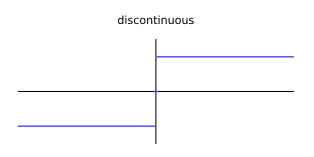

The script that saved this image:
set style line 1 linecolor rgb '#000000' linetype 1 linewidth 2
set style line 2 linecolor rgb '#9600ff' linetype 1 linewidth 4
set style line 3 linecolor rgb '#4444ff' linetype 1 linewidth 4

unset border
set grid
unset xtics
unset ytics
set xrange [ -4.5 : 4.5 ]
set yrange [ -1.5 : 1.5 ]
set xzeroaxis ls 1 lw 3
set yzeroaxis ls 1 lw 3
set samples 10000

set terminal pdf size 8cm, 4cm dashed
set output "plot-2-en.pdf"

set title "discontinuous"
plot (x < -0.05 ? -1 : x > 0.05 ? 1 : 1/0) w l ls 3 t "", \
  (abs(x) < 0.05 ? 0 : 1/0) w l ls 3 t ""
